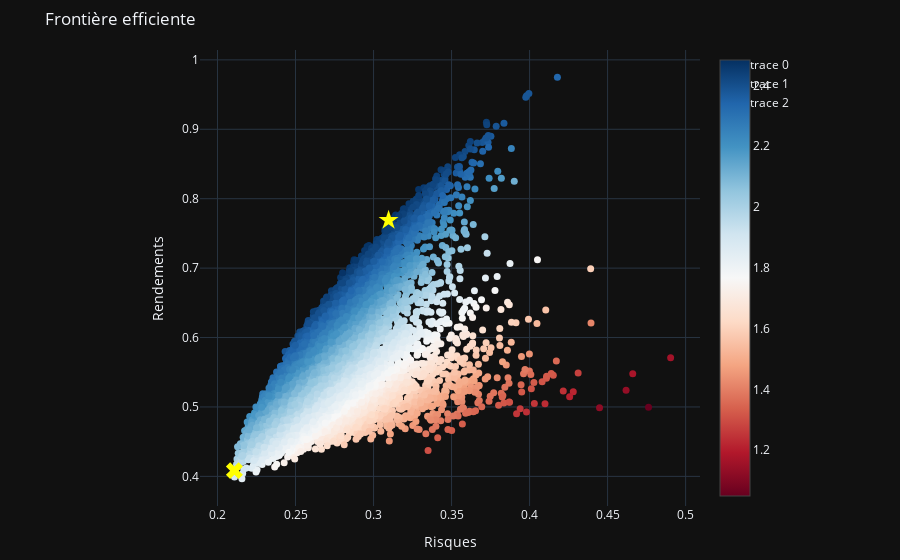

Notebook source saved alongside this figure:
### Markdown cell above
### Visualisation des résultats

### Code cell
fig = go.Figure()
fig.update_layout(
    margin=dict(l=200, r=200, t=50, b=50),
)
fig.add_trace(go.Scatter(x=portfolios_df['risks'], y=portfolios_df['returns'], mode='markers', marker=dict(color=portfolios_df['returns']/portfolios_df['risks'], showscale=True, colorscale='RdBu', size=7)))

# On va ajouter une etoile pour le portefeuille avec le meilleur sharpe ratio
best_sharpe_ratio_index = (portfolios_df['returns']/portfolios_df['risks']).idxmax()
fig.add_trace(go.Scatter(x=[portfolios_df['risks'][best_sharpe_ratio_index]], y=[portfolios_df['returns'][best_sharpe_ratio_index]], mode='markers', marker=dict(color='yellow', size=15, symbol='star')))

# On va ajouter une croix pour le portefeuille avec le risque le plus faible
lowest_risk_index = portfolios_df['risks'].idxmin()
fig.add_trace(go.Scatter(x=[portfolios_df['risks'][lowest_risk_index]], y=[portfolios_df['returns'][lowest_risk_index]], mode='markers', marker=dict(color='yellow', size=15, symbol='x')))


fig.update_layout(title='Frontière efficiente', yaxis_title='Rendements', xaxis_title='Risques')
fig.show()

### Figure 1 — Plotly figure (JSON) as saved in the notebook; plotly's stock layout.template omitted (floating-point values rounded to 4 significant figures; data arrays with more than 128 entries replaced by an {"elided": "..."} marker saying what was removed)
{"data": [{"marker": {"color": {"elided": "10000 float values"}, "colorscale": [[0, "rgb(103,0,31)"], [0.1, "rgb(178,24,43)"], [0.2, "rgb(214,96,77)"], [0.3, "rgb(244,165,130)"], [0.4, "rgb(253,219,199)"], [0.5, "rgb(247,247,247)"], [0.6, "rgb(209,229,240)"], [0.7, "rgb(146,197,222)"], [0.8, "rgb(67,147,195)"], [0.9, "rgb(33,102,172)"], [1, "rgb(5,48,97)"]], "showscale": true, "size": 7}, "mode": "markers", "type": "scatter", "x": {"elided": "10000 float values"}, "y": {"elided": "10000 float values"}}, {"marker": {"color": "yellow", "size": 15, "symbol": "star"}, "mode": "markers", "type": "scatter", "x": [0.3096], "y": [0.769]}, {"marker": {"color": "yellow", "size": 15, "symbol": "x"}, "mode": "markers", "type": "scatter", "x": [0.2108], "y": [0.4083]}], "layout": {"margin": {"b": 50, "l": 200, "r": 200, "t": 50}, "title": {"text": "Frontière efficiente"}, "xaxis": {"title": {"text": "Risques"}}, "yaxis": {"title": {"text": "Rendements"}}}}
